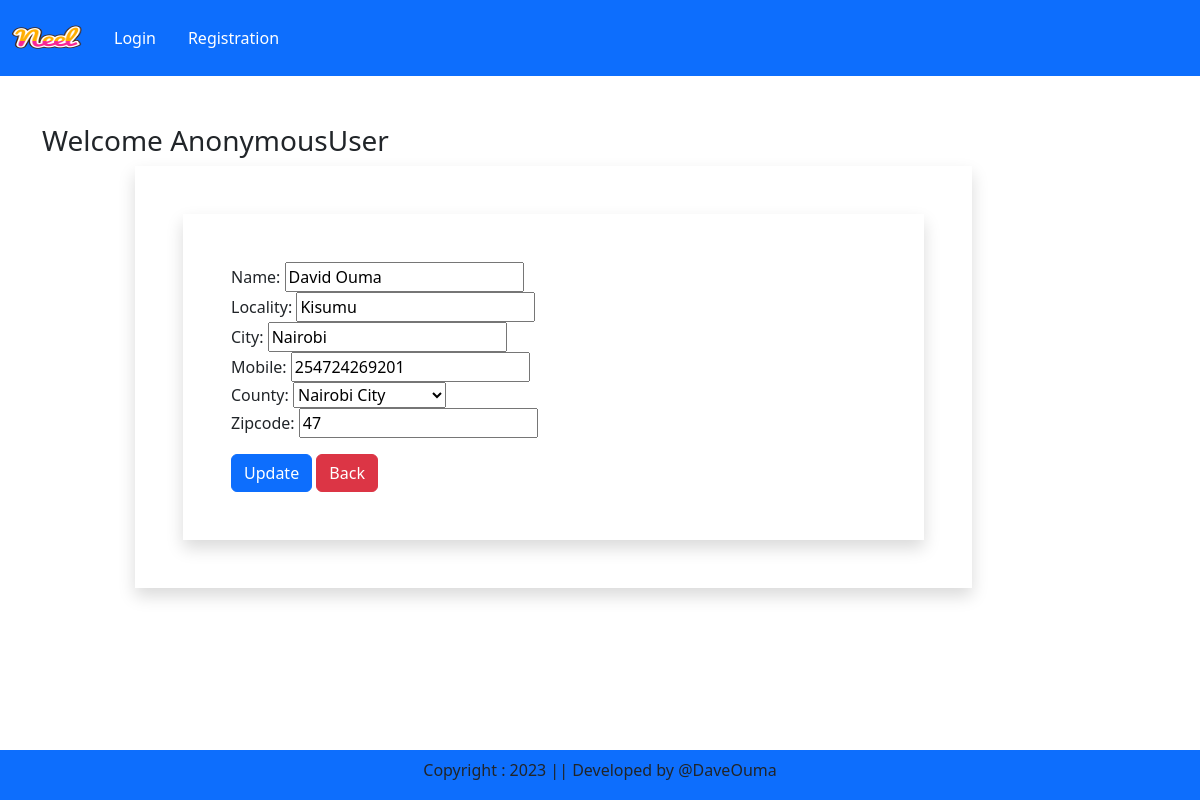
/updateAddress/4, run on the app's committed database.
### app/models.py (models this page shows, shortened)
class Customer(models.Model):
    user = models.ForeignKey(User, on_delete=models.CASCADE)
    name = models.CharField(max_length=250)
    locality = models.CharField(max_length=250)
    city = models.CharField(max_length=50)
    mobile = models.IntegerField()
    zipcode = models.IntegerField()
    county = models.CharField(choices=COUNTY_CHOICES, max_length=100)

### app/views.py (the view, shortened to what this page needs)
# urls.py: path('updateAddress/<int:pk>', views.updateAddress.as_view(), name="updateAddress"),
class updateAddress(View):
    def get(self,request, pk):
        add = Customer.objects.get(pk=pk)
        form = CustomerProfileForm(instance=add)
        return render(request, "app/updateAddress.html", locals())

### app/forms.py
class CustomerProfileForm(forms.ModelForm):
    class Meta:
        model = Customer
        fields =  ['name', 'locality', 'city', 'mobile', 'county', 'zipcode']
        widget={
            'name':forms.TextInput(attrs={'class' : 'form-control'}),
            'locality':forms.TextInput(attrs={'class' : 'form-control'}),
            'city':forms.TextInput(attrs={'class' : 'form-control'}),
            'mobile':forms.NumberInput(attrs={'class' : 'form-control'}),
            'county':forms.Select(attrs={'class' : 'form-control'}),
            'zipcode':forms.NumberInput(attrs={'class' : 'form-control'}),
        }

### app/templates/app/updateAddress.html (shortened to what this page needs)
{% extends 'app/base.html' %}
{% load static %}
{% block main-content %}
<div class="container my-5">
    <div class="row">
        <h3>Welcome <span class="text-capitalize">{{request.user}}</span></h3>
    </div>
       <div class="col-sm-9 offset-sm-1 shadow p-5">
        <form action="" method="post"  class="shadow p-5">
            {% for fm in form %}
                {{ fm.label_tag }}
                {{ fm }}
                <small class="text-danger">{{ fm.errors|striptags }}</small>  <br>
            {% endfor %}
            <div class="col-12 mt-3">
                <button type="submit" class="btn btn-primary">Update</button>
                <a href="{% url 'address' %}" class="btn btn-danger">Back</a>
            </div>
        </form>
    </div>
</div>
{% endblock main-content %}

### data on the page
Customer: form "David Ouma" "Kisumu" "Nairobi" "254724269201" "Nairobi City" "47"

### other printed values
{{ request.user }} "AnonymousUser"
{{ fm.label_tag }} "Name:" "Locality:" "City:" "Mobile:" "County:" "Zipcode:"
